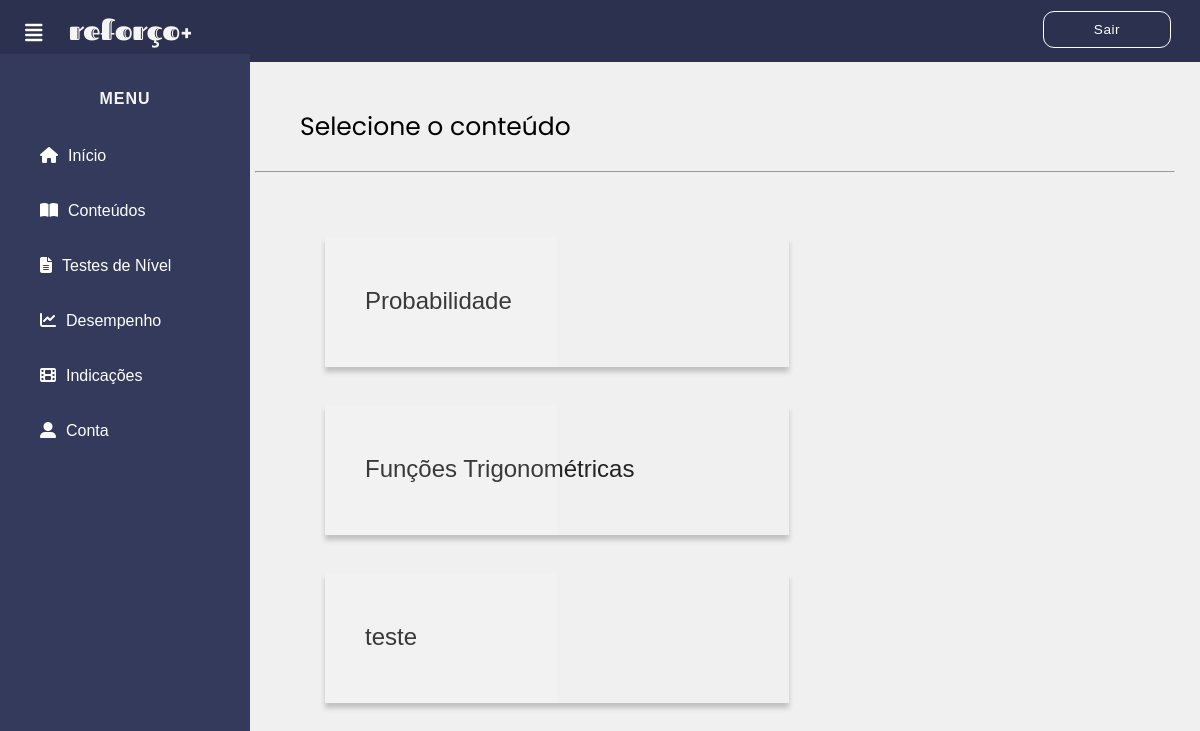
The app's page /php/lista_cont.php?materia=2&ano=2 with its own data.
### tables this page shows
CREATE TABLE IF NOT EXISTS `conteudos` (
  `ID_cont` int(2) NOT NULL AUTO_INCREMENT,
  `texto` text NOT NULL,
  `cod_mat` int(2) NOT NULL,
  `cod_adm` int(1) NOT NULL,
  `ano` int(1) NOT NULL,
  `assunto` varchar(70) NOT NULL,
  PRIMARY KEY (`ID_cont`),
  KEY `fk_conteudos_administrador` (`cod_adm`),
  KEY `fk_conteudos_materias` (`cod_mat`)
);

### php/lista_cont.php (the view, shortened to what this page needs)
<!DOCTYPE html>
<html lang="pt-br">
<head>
    <link rel="stylesheet" href="../css/inicio.css">
    <link rel="stylesheet" type="text/css" href="../css/blocos.css">
  </head>
  <body>
      <header>
      <a href="../inicio.html"><img style="float:left; margin-left:52px; margin-top: 0px; margin-bottom: 1px; padding-top: 0px; border: 0;" src="../imagens/inicial/logo3.png"> </a>
      <label for="check">
        <i class="fas fa-align-justify" id="menu_btn"></i>
      </label>
      <div class="direita">
        <a href="sair.php" class="sair">Sair</a>
      </div>
      </header>
    <div class="menu">
      <center>
      <h4>MENU</h4>
      </center>
      <a href="../inicio.html"><i class="fas fa-home"></i><span>Início</span></a>
      <a href="conteudos.php"><i class="fas fa-book-open"></i><span>Conteúdos</span></a>
      <a href="testeniveis.php"><i class="fas fa-file-alt"></i><span>Testes de Nível</span></a>
      <a href="#"><i class="fas fa-chart-line"></i><span>Desempenho</span></a>
      <a href="indicacoes.php"><i class="fas fa-film"></i><span>Indicações</span></a>
      <a href="conta.php"><i class="fas fa-user-alt"></i><span>Conta</span></a>
    </div>
    <div class="nome">
    <p> Selecione o conteúdo </p>
    <hr style="width: 102%; height: 7%; margin-left: -5%; margin-bottom: -8%;">
  </div>
    <div class="conteudo">
        <?php
            $conn = mysqli_connect('127.0.0.1', 'root', '') or die("Não foi possível a conexão com o Banco");
            $ano = $_GET['ano'];
            $materia = $_GET['materia'];
            $sql = "SELECT * FROM conteudos where cod_mat like '%".$materia."%' and ano like '%".$ano."%'";
            $cod = mysqli_query($conn,$sql);
            $numRegistros = mysqli_num_rows($cod);
            if ($numRegistros != 0) {
              echo "<section class='flexbox'>";
                while ($text = mysqli_fetch_object($cod)) {
                  $assunto=$text->assunto;
                  $assunto=utf8_encode($assunto);
                  $cod_assunto=$text->ID_cont;
                    echo "<a href='cont_especifico.php?assunto=".$cod_assunto."'>
                      <div class='blocos' style='width: 110%;
                      height: 40px;'>
                          <span> </span>
                          <span> </span>
                          <span> </span>
                          <span> </span>".
                          $assunto
                      ."</div>
                    </a><br>";
                }
              echo "</section>";
            }
            else{
                echo "Nenhum registro";
            }
        ?>
 </div>
</body>
</html>

### css/inicio.css (style rules this page uses)
body { margin: 0; padding: 0; font-family: "corpo", sans-serif; background-color:#F1F0F0; }
header { font: arial; letter-spacing: 1px; z-index: 1; position: fixed; background: #2b314e; padding: 16px; width: calc(100% - 0%); top: 0; height: 30px; text-decoration: none; }
.sair { font: 85% arial; letter-spacing: 0.5px; padding: 10px 50px; text-decoration: none; float: right; margin-top: -5px; margin-right: 45px; border-radius: 11px; font-weight: 200; color: #fff; transition: 0.5s; transition-property: background; border: 1px solid #fff; }
.menu { z-index: 1; top: 0; background: #333A5C; margin-top: 4.5%; padding-top: 3%; position: fixed; left: 0; width: 250px; height: calc(100% - 9%); transition: 0.5s; transition-property: left; overflow-y: auto; border: 5px #000; font-weight: normal; }
.menu h4 { color: #f5f5f5; margin-top: 0; margin-bottom: 20px; letter-spacing: 1px; text-decoration: none; }
.menu a { color: #fff; display: block; line-height: 55px; text-decoration: none; padding-left: 40px; box-sizing: border-box; font-weight: normal; }
.menu i { padding-right: 10px; }
label #menu_btn { z-index: 1; color: #fff; position: fixed; cursor: pointer; left: 25px; top: 18px; font-size: 20px; margin: 5px 0; transition: 0.5s; transition-property: color; }
.conteudo { width: (100% - 250px); margin-top: 60px; padding: 20px; margin-left: 250px; height: 100vh; transition: 0.5s; }

### css/blocos.css (style rules this page uses)
.flexbox { display: flex; flex-wrap: wrap; max-width: 3000px; margin: 0 auto; margin-left: 55px; margin-top: 4%; display: inline-block; }
a { text-decoration: none; color: rgb(34, 34, 34); }
.blocos { align-items: center; margin-top: 20px; width: 800px; height: 40px; border-color: #fff; border-width: 10px; position: relative; padding: 40px; padding-top: 50px; font-size: 1.5em; font-family: sans-serif; overflow: hidden; background: rgba(255, 255, 255, 0); box-shadow: 0 5px 5px rgba(0, 0, 0, .2); align-items: left; }
.blocos:before { content: ''; position: absolute; top: 0; left: 0; width: 50%; height: 100%; background: rgba(255, 255, 255, .1) }
.nome { margin-left: 25%; transition: 0.5s; width: (100% - 250px); }
.nome p { color: #000; margin-top: 12%; font-size: 25px; font-family: 'poppins', sans-serif; }
.blocos:after { content: ''; position: absolute; top: 0; left: -100%; width: 100%; height: 100%; background: linear-gradient(90deg, transparent, rgba(255, 255, 255, .4), transparent); transition: 5s; transition-delay: 8s; }

### records on screen
conteudos: assunto "Probabilidade"
conteudos: assunto "Funções Trigonométricas"
conteudos: assunto "teste"
